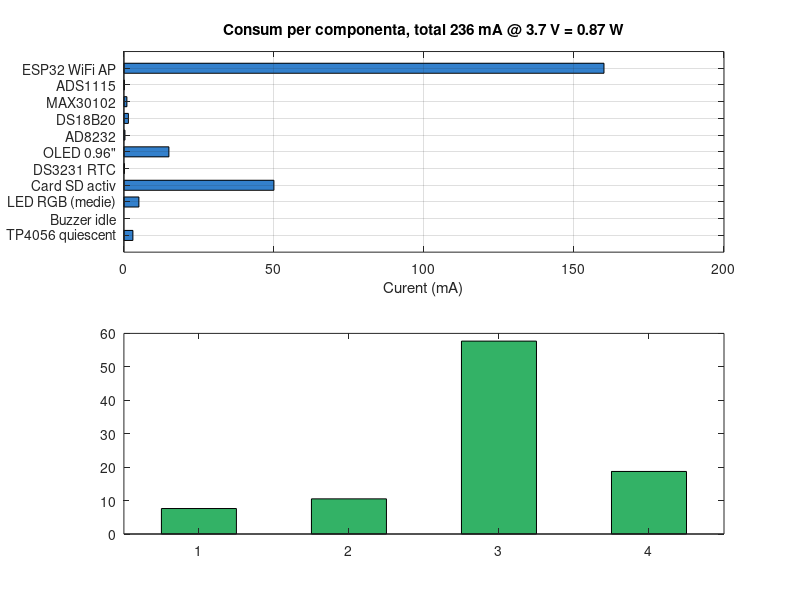

MATLAB code for this plot: (Note: this script raises an error after producing the figure.)
%
%  11_autonomie.m
% VitalMonitor. Estimarea autonomiei bateriei pe scenarii de utilizare
%
%  Caracter: calcul din curenti de catalog / valori tipice (proof of concept),
%  nu masuratoare integrala. Bateria si curentii reflecta configuratia reala
%  (LiPo 1800 mAh). Autonomia = capacitate / curent mediu pe scenariu.
%  Rulare: Run in MATLAB.
%
clear; clc; close all;

comp = {'ESP32 WiFi AP','ADS1115','MAX30102','DS18B20','AD8232', ...
        'OLED 0.96"','DS3231 RTC','Card SD activ','LED RGB (medie)', ...
        'Buzzer idle','TP4056 quiescent'};
I_mA = [160, 0.15, 1.0, 1.5, 0.35, 15.0, 0.2, 50.0, 5.0, 0.0, 3.0];

V_bat = 3.7; C_mAh = 1800;
I_tot = sum(I_mA); P_tot = I_tot*V_bat/1000;

fprintf(' CONSUM PE COMPONENTA \n');
for i=1:numel(comp); fprintf('  %-18s %6.2f mA\n', comp{i}, I_mA(i)); end
fprintf('  %-18s %6.2f mA  (%.2f W)\n', 'TOTAL', I_tot, P_tot);

scen = {'Monitorizare activa (SD+WiFi+OLED)','Overnight (OLED off, SD off)', ...
        'Standby (fara SD/OLED/WiFi)','Fara WiFi (senzori + SD)'};
I_sc = [I_tot, I_tot-15-50, I_tot-15-50-160+20, I_tot-160+20];
fprintf('\n AUTONOMIE (%d mAh @ %.1f V) \n', C_mAh, V_bat);
for i=1:numel(scen); fprintf('  %-38s %.1f h\n', scen{i}, C_mAh/I_sc(i)); end

figure('Name','Autonomie baterie','Position',[60 60 1000 680]);
subplot(2,1,1);
  barh(I_mA,0.6,'FaceColor',[0.2 0.5 0.8]); set(gca,'YTickLabel',comp,'YDir','reverse');
  grid on; xlabel('Curent (mA)');
  title(sprintf('Consum per componenta, total %.0f mA @ %.1f V = %.2f W', I_tot, V_bat, P_tot));
subplot(2,1,2);
  h = C_mAh ./ I_sc; bar(h,0.5,'FaceColor',[0.2 0.7 0.4]); hold on;
  yline(8,'--r','tura 8 h'); yline(12,'--g','tura 12 h');
  set(gca,'XTickLabel',{'Activ','Overnight','Standby','Fara WiFi'}); grid on;
  ylabel('Autonomie (ore)'); ylim([0 max(h)*1.15]);
  for i=1:numel(h); text(i,h(i)+0.3,sprintf('%.1f h',h(i)),'HorizontalAlignment','center','FontWeight','bold'); end
  title('Autonomie pe scenariu de operare');
sgtitle('Fig. Estimarea autonomiei bateriei (calcul, proof of concept)');
